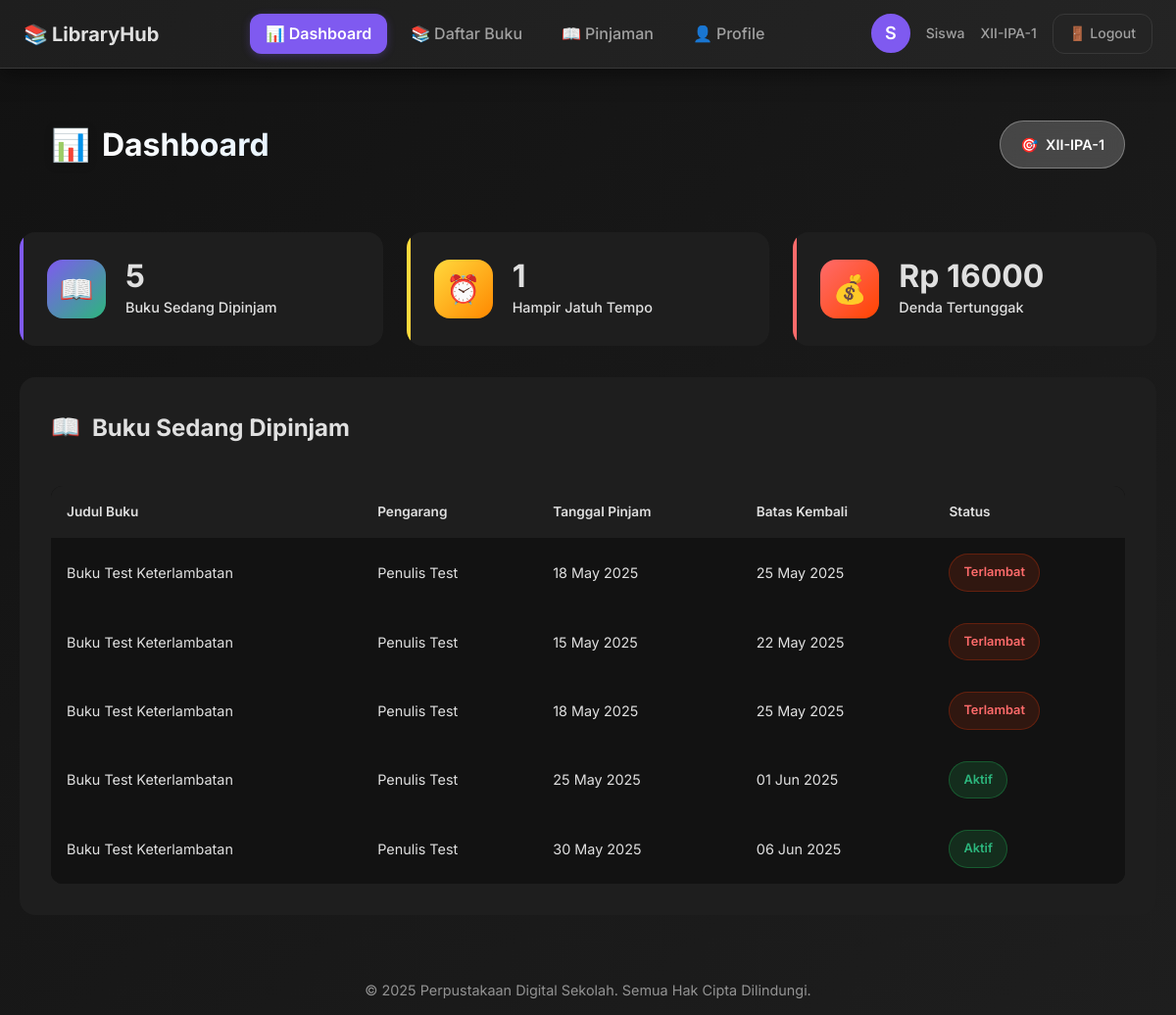
The page /member/dashboard (signed in) on the database its author committed.
### app.py (models this page shows, shortened)
class User(UserMixin, db.Model):
    id = db.Column(db.Integer, primary_key=True)
    username = db.Column(db.String(80), unique=True, nullable=False)
    email = db.Column(db.String(120), unique=True, nullable=False)
    password_hash = db.Column(db.String(120), nullable=False)
    role = db.Column(db.String(20), nullable=False, default='member')  # 'admin' or 'member'
    nama_lengkap = db.Column(db.String(100), nullable=False)
    kelas = db.Column(db.String(20))  # untuk member
    profile_photo = db.Column(db.String(200))  # path to profile photo
    created_at = db.Column(db.DateTime, default=datetime.utcnow)

class Peminjaman(db.Model):
    id = db.Column(db.Integer, primary_key=True)
    user_id = db.Column(db.Integer, db.ForeignKey('user.id'), nullable=False)
    buku_id = db.Column(db.Integer, db.ForeignKey('buku.id'), nullable=False)
    tanggal_pinjam = db.Column(db.DateTime, default=datetime.utcnow)
    tanggal_kembali_rencana = db.Column(db.DateTime, nullable=False)
    tanggal_kembali_aktual = db.Column(db.DateTime)
    status = db.Column(db.String(20), default='dipinjam')  # 'dipinjam', 'dikembalikan'
    denda = db.Column(db.Integer, default=0)
    status_denda = db.Column(db.String(20), default='Belum Lunas')  # 'Belum Lunas', 'Lunas', 'Dihapuskan/Gratis'
    user = db.relationship('User', backref='peminjaman')
    buku = db.relationship('Buku', backref='peminjaman')

class Buku(db.Model):
    id = db.Column(db.Integer, primary_key=True)
    judul = db.Column(db.String(200), nullable=False)
    pengarang = db.Column(db.String(100), nullable=False)
    penerbit = db.Column(db.String(100))
    tahun_terbit = db.Column(db.Integer)
    isbn = db.Column(db.String(20), unique=True)
    kategori = db.Column(db.String(50))
    stok = db.Column(db.Integer, default=1)
    deskripsi = db.Column(db.Text)
    gambar = db.Column(db.String(200))  # path to book cover image
    created_at = db.Column(db.DateTime, default=datetime.utcnow)

### app.py (the view)
@app.route('/member/dashboard')
@login_required
def member_dashboard():
    if current_user.role != 'member':
        flash('Akses ditolak!')
        return redirect(url_for('index'))
    peminjaman_aktif = Peminjaman.query.filter_by(user_id=current_user.id, status='dipinjam').all()
    today = datetime.now().date()
    due_soon_date = today + timedelta(days=2)
    due_soon_count = Peminjaman.query.filter(
        Peminjaman.user_id == current_user.id,
        Peminjaman.status == 'dipinjam',
        Peminjaman.tanggal_kembali_rencana.between(today, due_soon_date)
    ).count()
    total_denda = db.session.query(db.func.sum(Peminjaman.denda)).filter_by(
        user_id=current_user.id
    ).scalar() or 0
    recent_books = Buku.query.filter(Buku.stok > 0).order_by(Buku.created_at.desc()).limit(6).all()
    return render_template('member/dashboard.html',
                         peminjaman_aktif=peminjaman_aktif,
                         recent_books=recent_books,
                         today=today,
                         due_soon_count=due_soon_count,
                         total_denda=total_denda)

### app.py (called while the page is built)
@login_manager.user_loader
def load_user(user_id):
    return User.query.get(int(user_id))

@app.context_processor
def inject_kelas_options():
    return dict(KELAS_OPTIONS=KELAS_OPTIONS)

### templates/member/dashboard.html (shortened to what this page needs)
{% extends "member/base.html" %}
{% block content %}
<div class="dashboard-hero">
    <div class="dashboard-header-content">
        <div class="dashboard-title">
            <span class="icon">📊</span>
            <h1>Dashboard</h1>
        </div>
        <div class="member-class-badge">
            <span>🎯</span>
            <span>{{ current_user.kelas }}</span>
        </div>
    </div>
</div>
<div class="stats-grid">
    <div class="stat-card">
        <div class="stat-icon">📖</div>
        <div class="stat-info">
            <h3>{{ peminjaman_aktif|length }}</h3>
            <p>Buku Sedang Dipinjam</p>
        </div>
    </div>
    {% if due_soon_count > 0 %}
    <div class="stat-card warning">
        <div class="stat-icon">⏰</div>
        <div class="stat-info">
            <h3>{{ due_soon_count }}</h3>
            <p>Hampir Jatuh Tempo</p>
        </div>
    </div>
    {% endif %}
    {% if total_denda > 0 %}
    <div class="stat-card danger">
        <div class="stat-icon">💰</div>
        <div class="stat-info">
            <h3>Rp {{ total_denda }}</h3>
            <p>Denda Tertunggak</p>
        </div>
    </div>
    {% endif %}
</div>
<div class="dashboard-section">
    <div class="section-header">
        <span class="icon">📖</span>
        <h2>Buku Sedang Dipinjam</h2>
    </div>
    {% if peminjaman_aktif %}
    <div class="table-wrapper">
        <table class="modern-table">
            <thead>
                <tr>
                    <th>Judul Buku</th>
                    <th>Pengarang</th>
                    <th>Tanggal Pinjam</th>
                    <th>Batas Kembali</th>
                    <th>Status</th>
                </tr>
            </thead>
            <tbody>
                {% for pinjam in peminjaman_aktif %}
                <tr>
                    <td data-label="Judul Buku">{{ pinjam.buku.judul }}</td>
                    <td data-label="Pengarang">{{ pinjam.buku.pengarang }}</td>
                    <td data-label="Tanggal Pinjam">{{ pinjam.tanggal_pinjam.strftime('%d %b %Y') }}</td>
                    <td data-label="Batas Kembali">{{ pinjam.tanggal_kembali_rencana.strftime('%d %b %Y') }}</td>
                    <td data-label="Status">
                        {% if pinjam.tanggal_kembali_rencana.date() < today %}
                            <span class="status-badge late">Terlambat</span>
                        {% else %}
                            <span class="status-badge active">Aktif</span>
                        {% endif %}
                    </td>
                </tr>
                {% endfor %}
            </tbody>
        </table>
    </div>
    {% endif %}
</div>
{% endblock %}

### templates/member/includes/header.html (shortened to what this page needs)
<header class="main-header-member">
    <div class="header-logo-member">
        <a href="{{ url_for('member_dashboard') }}">
            <span>📚</span>
            <span>LibraryHub</span>
        </a>
    </div>
    <nav class="header-nav-member">
        <ul>
            <li><a href="{{ url_for('member_dashboard') }}" class="{% if request.endpoint == 'member_dashboard' %}active{% endif %}">
                <span>📊</span>
                <span>Dashboard</span>
            </a></li>            <li><a href="{{ url_for('member_books') }}" class="{% if request.endpoint in ['member_books', 'member_book_detail'] %}active{% endif %}">
                <span>📚</span>
                <span>Daftar Buku</span>
            </a></li>            <li><a href="{{ url_for('member_loans') }}" class="{% if request.endpoint == 'member_loans' %}active{% endif %}">
                <span>📖</span>
                <span>Pinjaman</span>
            </a></li>
            <li><a href="{{ url_for('member_profile') }}" class="{% if request.endpoint == 'member_profile' %}active{% endif %}">
                <span>👤</span>
                <span>Profile</span>
            </a></li>
        </ul>
    </nav>
    <div class="header-user-info-member">
        <div class="header-profile-photo">
            {% if current_user.profile_photo %}
                <img src="{{ url_for('static', filename=current_user.profile_photo) }}" alt="Profile Photo">
            {% else %}
                {{ current_user.nama_lengkap[0].upper() }}
            {% endif %}
        </div>
        <span>{{ current_user.nama_lengkap.split()[0] }}</span>
        <span>{{ current_user.kelas }}</span>
        <a href="{{ url_for('logout') }}" class="logout-btn-member">
            <span>🚪</span>
            <span>Logout</span>
        </a>
    </div>
</header>

### static/table-scroll-fix.css (style rules this page uses)
* { box-sizing: border-box; }
body, html { overflow-x: hidden; scroll-behavior: smooth; -webkit-overflow-scrolling: touch; touch-action: manipulation; -webkit-text-size-adjust: 100%; text-size-adjust: 100%; }

### static/dark-theme.css (style rules this page uses)
:root { --bg-primary-dark: #121212; --bg-secondary-dark: #1E1E1E; --bg-tertiary-dark: #242424; --bg-card-dark: #1A1A1A; --card-bg: #1A1A1A; --success-color: #2CB67D; --warning-color: #FFD93D; --danger-color: #FF6B6B; --border-color-dark: #383838; --accent-primary: #7F5AF0; --accent-color: #7F5AF0; --accent-secondary: #2CB67D; --accent-danger: #FF6B6B; --accent-warning: #FFD93D; --text-color: #E0E0E0; --text-color-light: #FFFFFF; --text-color-secondary: #A0A0A0; --text-color-muted: #757575; --text-high-contrast: #E0E0E0; --text-medium-contrast: #A0A0A0; --text-low-contrast: #666666; --text-on-accent: #FFFFFF; --text-on-dark: #FFFFFF; --border-color-dark: #383838; --border-color-light: rgba(255, 255, 255, 0.1); --card-shadow-dark: 0 4px 20px rgba(0, 0, 0, 0.5); --card-shadow-hover: 0 8px 32px rgba(127, 90, 240, 0.3); --border-radius-sm: 6px; --border-radius-md: 12px; --border-radius-lg: 16px; --border-radius-xl: 20px; --font-family-main: 'Inter', -apple-system, BlinkMacSystemFont, 'Segoe UI', sans-serif; --font-size-xs: 0.75rem; --font-size-sm: 0.875rem; --font-size-base: 1rem; --font-size-lg: 1.125rem; --font-size-xl: 1.25rem; --font-size-2xl: 1.5rem; --font-size-3xl: 1.875rem; --spacing-xs: 0.25rem; --spacing-sm: 0.5rem; --spacing-md: 1rem; --spacing-lg: 1.5rem; --spacing-xl: 2rem; --spacing-2xl: 3rem; --transition-fast: 0.2s ease-in-out; --transition-normal: 0.3s ease-in-out; --transition-slow: 0.5s ease-in-out; }
*, *::before, *::after { box-sizing: border-box; margin: 0; padding: 0; }
html { scroll-behavior: smooth; -webkit-text-size-adjust: 100%; }
body { font-family: var(--font-family-main); background-color: var(--bg-primary-dark); color: var(--text-high-contrast); line-height: 1.6; font-size: var(--font-size-base); -webkit-font-smoothing: antialiased; -moz-osx-font-smoothing: grayscale; overflow-x: hidden; }
a { color: var(--accent-primary); text-decoration: none; transition: color var(--transition-fast); }
h1, h2, h3, h4, h5, h6 { color: var(--text-high-contrast); font-weight: 600; line-height: 1.3; margin-bottom: var(--spacing-md); }
h1 { font-size: var(--font-size-3xl); }
h2 { font-size: var(--font-size-2xl); }
h3 { font-size: var(--font-size-xl); }
p { margin-bottom: var(--spacing-md); color: var(--text-medium-contrast); }

### templates/member/base.html (style rules this page uses)
body { background: linear-gradient(135deg, var(--bg-primary-dark) 0%, var(--bg-secondary-dark) 100%); min-height: 100vh; }

### rows shown on the page
User: nama_lengkap "S", nama_lengkap "Siswa", kelas "XII-IPA-1"
Peminjaman: buku.judul "Buku Test Keterlambatan", buku.pengarang "Penulis Test", tanggal_pinjam "18 May 2025", tanggal_kembali_rencana "25 May 2025", shows "Terlambat"
Peminjaman: buku.judul "Buku Test Keterlambatan", buku.pengarang "Penulis Test", tanggal_pinjam "15 May 2025", tanggal_kembali_rencana "22 May 2025", shows "Terlambat"
Peminjaman: buku.judul "Buku Test Keterlambatan", buku.pengarang "Penulis Test", tanggal_pinjam "18 May 2025", tanggal_kembali_rencana "25 May 2025", shows "Terlambat"
Peminjaman: buku.judul "Buku Test Keterlambatan", buku.pengarang "Penulis Test", tanggal_pinjam "25 May 2025", tanggal_kembali_rencana "01 Jun 2025", shows "Aktif"
Peminjaman: buku.judul "Buku Test Keterlambatan", buku.pengarang "Penulis Test", tanggal_pinjam "30 May 2025", tanggal_kembali_rencana "06 Jun 2025", shows "Aktif"

### other values the page prints
{{ peminjaman_aktif|length }} "5"
{{ due_soon_count }} "1"
{{ total_denda }} "16000"
